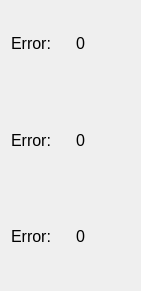
                    <widget class="QWidget" name="layoutWidget_10">
                        <property name="geometry">
                            <rect>
                                <x>360</x>
                                <y>40</y>
                                <width>141</width>
                                <height>291</height>
                            </rect>
                        </property>
                        <property name="font">
                            <font>
                                <pointsize>12</pointsize>
                            </font>
                        </property>
                        <layout class="QVBoxLayout" name="VEncDir_3">
                            <property name="spacing">
                                <number>10</number>
                            </property>
                            <property name="topMargin">
                                <number>0</number>
                            </property>
                            <item>
                                <layout class="QHBoxLayout" name="horizontalLayout_79">
                                    <item>
                                        <widget class="QLabel" name="encrease1_3">
                                            <property name="font">
                                                <font>
                                                    <pointsize>12</pointsize>
                                                </font>
                                            </property>
                                            <property name="text">
                                                <string>Error:</string>
                                            </property>
                                        </widget>
                                    </item>
                                    <item>
                                        <widget class="QLabel" name="encrease1_inv">
                                            <property name="font">
                                                <font>
                                                    <pointsize>12</pointsize>
                                                </font>
                                            </property>
                                            <property name="text">
                                                <string>0</string>
                                            </property>
                                        </widget>
                                    </item>
                                </layout>
                            </item>
                            <item>
                                <layout class="QHBoxLayout" name="horizontalLayout_80">
                                    <item>
                                        <widget class="QLabel" name="encrease2_3">
                                            <property name="font">
                                                <font>
                                                    <pointsize>12</pointsize>
                                                </font>
                                            </property>
                                            <property name="text">
                                                <string>Error:</string>
                                            </property>
                                        </widget>
                                    </item>
                                    <item>
                                        <widget class="QLabel" name="encrease2_inv">
                                            <property name="font">
                                                <font>
                                                    <pointsize>12</pointsize>
                                                </font>
                                            </property>
                                            <property name="text">
                                                <string>0</string>
                                            </property>
                                        </widget>
                                    </item>
                                </layout>
                            </item>
                            <item>
                                <layout class="QHBoxLayout" name="horizontalLayout_81">
                                    <item>
                                        <widget class="QLabel" name="encrease3_3">
                                            <property name="font">
                                                <font>
                                                    <pointsize>12</pointsize>
                                                </font>
                                            </property>
                                            <property name="text">
                                                <string>Error:</string>
                                            </property>
                                            <property name="indent">
                                                <number>-1</number>
                                            </property>
                                        </widget>
                                    </item>
                                    <item>
                                        <widget class="QLabel" name="encrease3_inv">
                                            <property name="font">
                                                <font>
                                                    <pointsize>12</pointsize>
                                                </font>
                                            </property>
                                            <property name="text">
                                                <string>0</string>
                                            </property>
                                        </widget>
                                    </item>
                                </layout>
                            </item>
                        </layout>
                    </widget>
